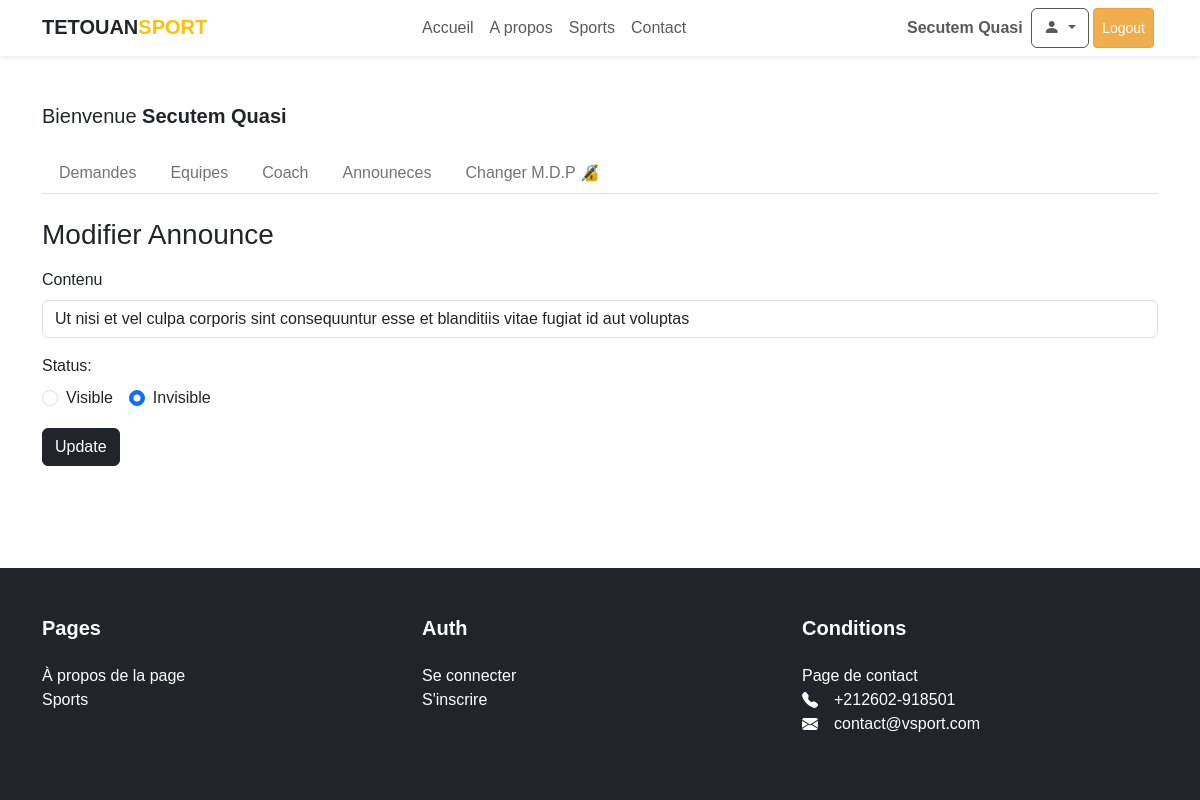
Page /secretaire/announces-edit.php?announce=4 (signed in) on the committed database.
### tables this page shows
CREATE TABLE `announces` (
  `id` int UNSIGNED NOT NULL,
  `content` varchar(300) NOT NULL,
  `status` tinyint(1) NOT NULL DEFAULT '0',
  `created_at` timestamp NOT NULL DEFAULT CURRENT_TIMESTAMP
);

### secretaire/partials/check-user.php (called while the page is built, shortened)
<?php
require_once __DIR__ . '/../../Models/Coach.php';
require_once __DIR__ . '/../../Models/Announce.php';
$announceObj = new Announce($conn);
?>

### Models/Announce.php (called while the page is built, shortened)
<?php
class Announce
{
    public function getAnnounceById(int $announceId): Object|bool
    {
        $announce = $this->conn->prepare("SELECT * FROM announces where id=:id");
        $announce->bindValue("id", $announceId);
        $announce->execute();
        return $announce->fetchObject();
    }
}

### secretaire/announces-edit.php (the view, shortened to what this page needs)
<?php include __DIR__ . '/partials/check-user.php'; ?>
<!DOCTYPE html>
<html>
<head>
    <?php require_once __DIR__ . '/../partials/head.php'; ?>
</head>
<?php
if (isset($_GET['announce'])) {
    $selectedAnnounceId = (int) $_GET['announce'];
} else {
    header("location: " . APP_URL . "/admin/announces.php", true);
    exit();
}
$announce = $announceObj->getAnnounceById($selectedAnnounceId);
?>
<body>
    <div class="main-wrapper">
        <div class="content">
            <?php require_once __DIR__ . '/../partials/nav.php'; ?>
            <main class="container py-5">
                <?php include __DIR__ . '/partials/header.php'; ?>
                <?php $oldContent = isset($_POST['content']) ? $_POST['content'] : $announce->content; ?>
                <h3 class="mb-3">Modifier Announce</h3>
                <form class="form" method="POST">
                    <div class="form-group mb-3">
                        <label for="content" class="form-label">Contenu</label>
                        <input type="text" name="content" placeholder="Contenu" maxlength="300" class="form-control" id="content" value="<?= $oldContent ?>" required />
                    </div>
                    <div class="form-group mb-3">
                        <label for="status" class="form-label">Status:</label>
                        <div class="d-flex gap-3">
                            <div class="form-check">
                                <input class="form-check-input" type="radio" name="status" id="visible" value="1" <?= (isset($_POST['status']) && $_POST['status'] == 1 || $announce->status == 1) ? 'checked' : ''; ?> checked required />
                                <label class="form-check-label" for="visible">
                                    Visible
                                </label>
                            </div>
                            <div class="form-check">
                                <input class="form-check-input" type="radio" name="status" id="invisible" value="0" <?= (isset($_POST['status']) && $_POST['status'] == 0 || $announce->status == 0) ? 'checked' : ''; ?> required />
                                <label class="form-check-label" for="invisible">
                                    Invisible
                                </label>
                            </div>
                        </div>
                    </div>
                    <div class="form-group mb-3">
                        <button type="submit" name="update" class="btn btn btn-dark">Update</button>
                    </div>
                </form>
            </main>
        </div>
        <?php require_once __DIR__ . '/../partials/footer.php'; ?>
    </div>
</body>
</html>

### public/css/main.css (style rules this page uses)
html, body, div, span, p { margin: 0; padding: 0; border: 0; line-height: 1.5rem; }
html { box-sizing: border-box; }
*, *::before, *::after { box-sizing: inherit; }
body { line-height: 1; font-family: sans-serif; height: 100%; }
.main-wrapper { display: flex; flex-direction: column; min-height: 100vh; }
.content { flex: 1; }

### rows in the picture
announces: content "Ut nisi et vel culpa corporis sint consequuntur esse et blanditiis vitae fugiat id aut voluptas", status "☐ Visible", status "☑ Invisible"

### other values in the picture
$_SESSION['user']->name "Secutem Quasi"
$user->name "Secutem Quasi"
contactPhone "+212602-918501"
contactEmail "contact@vsport.com"
